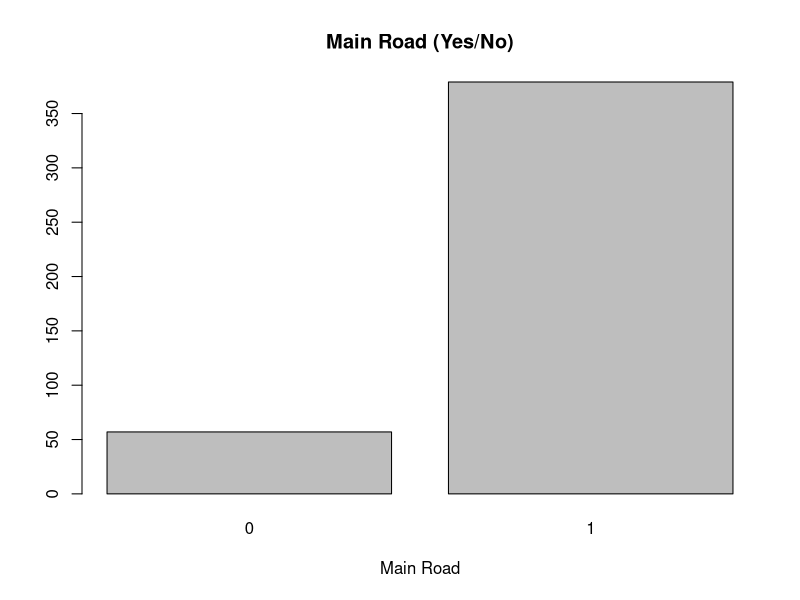
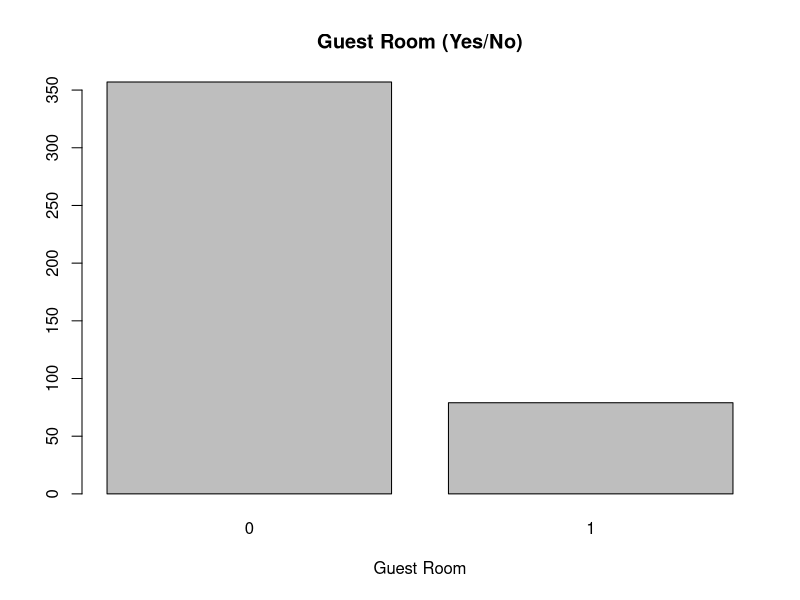
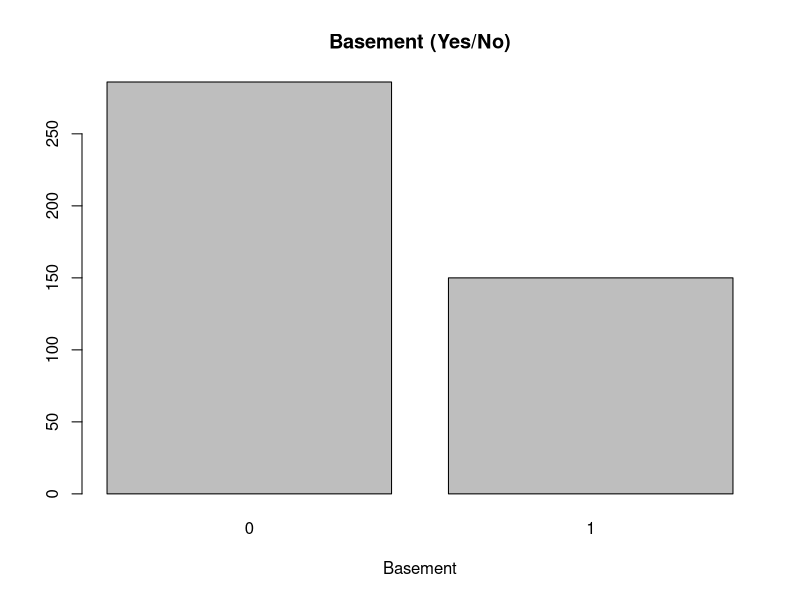
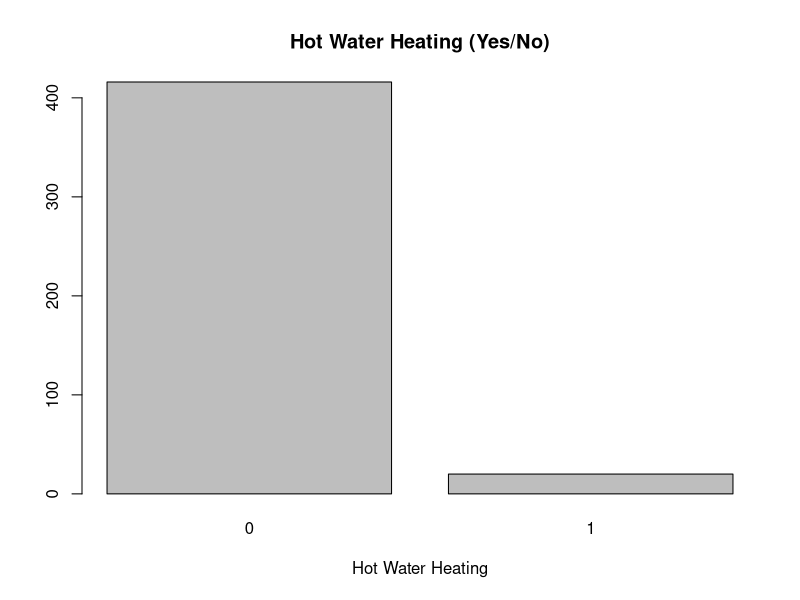
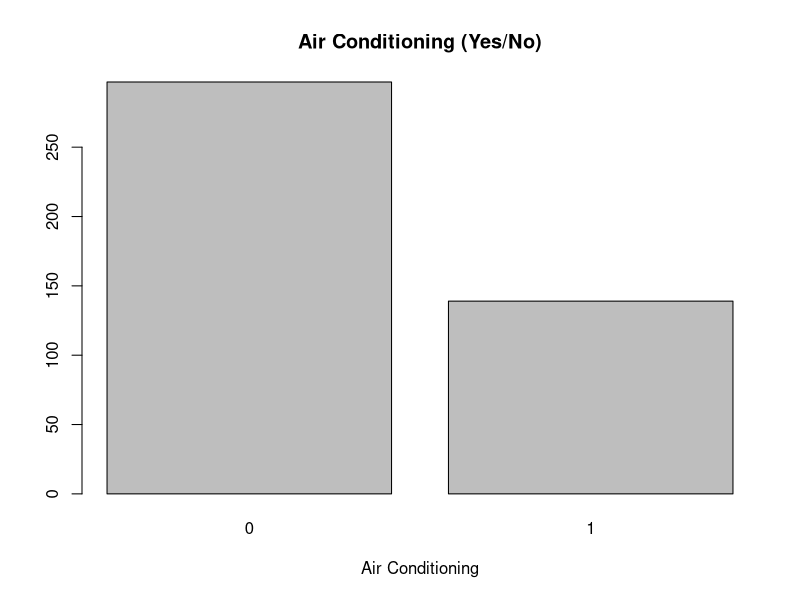
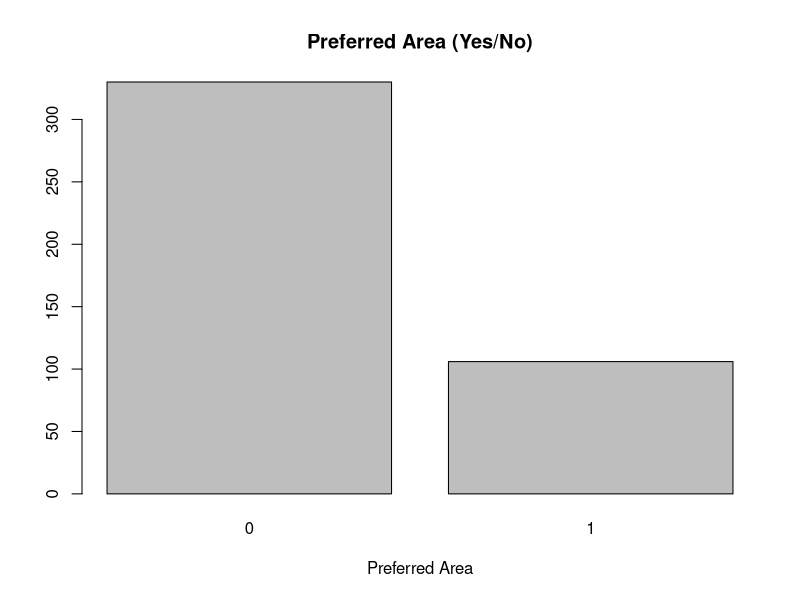
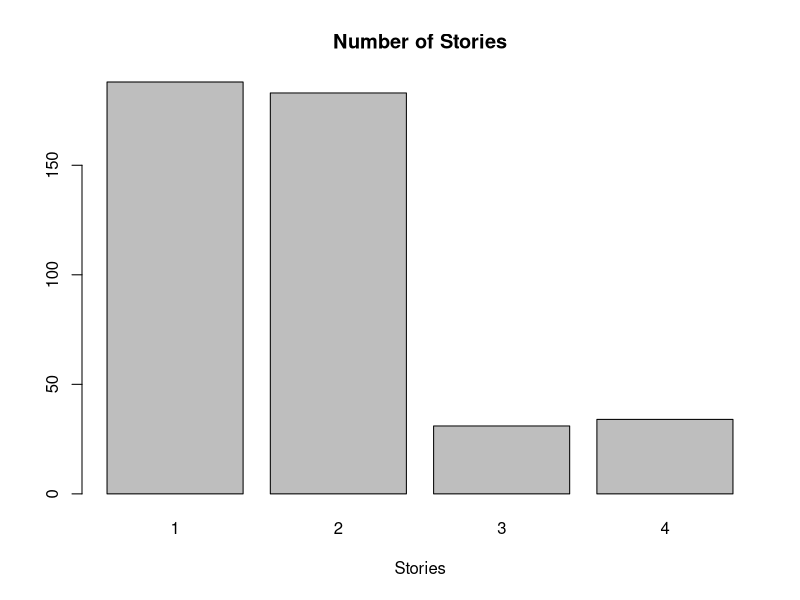
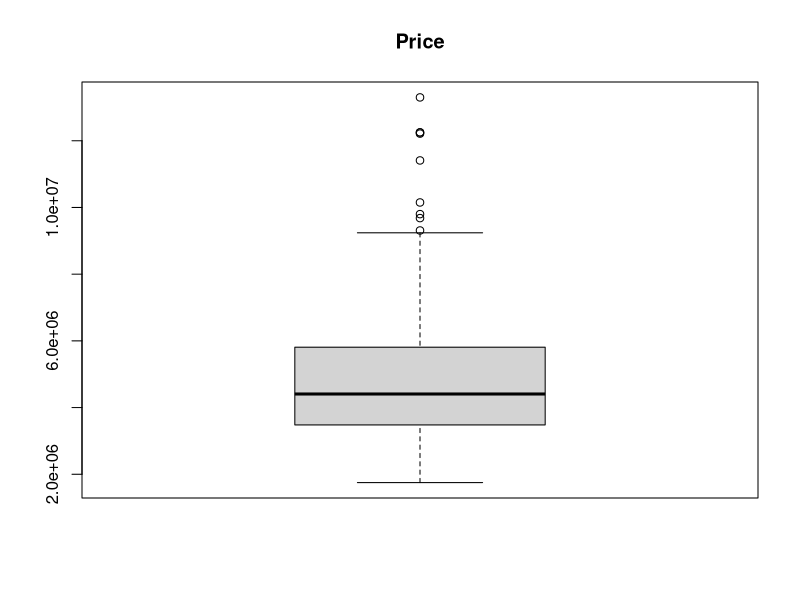

Write R code to recreate these figures, in order.
# ---- TRAINING DATA ----

# Read and Clean Training Data
train_df = read.csv("Housing_train.csv")
head(train_df)

# Check for missing data
sum(is.na(train_df))

# Checking data types
str(train_df)

# Binary values conversion
train_df$mainroad = as.numeric(train_df$mainroad == "yes")
train_df$guestroom = as.numeric(train_df$guestroom == "yes")
train_df$basement = as.numeric(train_df$basement == "yes")
train_df$hotwaterheating = as.numeric(train_df$hotwaterheating == "yes")
train_df$airconditioning = as.numeric(train_df$airconditioning == "yes")
train_df$prefarea = as.numeric(train_df$prefarea == "yes")

# Dummy encoding
train_df$furnishingstatus = factor(train_df$furnishingstatus,
                        levels=c("unfurnished", "semi-furnished", "furnished"))
contr.treatment(levels(train_df$furnishingstatus))
str(train_df)

# Drop index column
train_df = train_df[, !names(train_df) %in% "X"]
str(train_df)

# Descriptive Analysis
summary(train_df)

# ---- TESTING DATA ----

# Clean Testing Data
test_df = read.csv("Housing_test.csv")

# Check for missing data
sum(is.na(test_df))

# Binary values conversion
test_df$mainroad = as.numeric(test_df$mainroad == "yes")
test_df$guestroom = as.numeric(test_df$guestroom == "yes")
test_df$basement = as.numeric(test_df$basement == "yes")
test_df$hotwaterheating = as.numeric(test_df$hotwaterheating == "yes")
test_df$airconditioning = as.numeric(test_df$airconditioning == "yes")
test_df$prefarea = as.numeric(test_df$prefarea == "yes")

# Dummy encoding
test_df$furnishingstatus = factor(test_df$furnishingstatus,
                        levels=c("unfurnished", "semi-furnished", "furnished"))

# Drop index column
test_df = test_df[, !names(test_df) %in% "X"]

str(test_df)

# ---- Univariate Analysis ----

# Summary statistics for numeric variables
summary(train_df[c("price", "area", "bathrooms", "stories", "parking")])

# Frequency table for categorical variables
table(train_df$mainroad)
table(train_df$guestroom)
table(train_df$basement)
table(train_df$hotwaterheating)
table(train_df$airconditioning)
table(train_df$prefarea)

# Bar plot for categorical variables
barplot(table(train_df$mainroad), main="Main Road (Yes/No)", xlab="Main Road")
barplot(table(train_df$guestroom), main="Guest Room (Yes/No)", xlab="Guest Room")
barplot(table(train_df$basement), main="Basement (Yes/No)", xlab="Basement")
barplot(table(train_df$hotwaterheating), main="Hot Water Heating (Yes/No)", xlab="Hot Water Heating")
barplot(table(train_df$airconditioning), main="Air Conditioning (Yes/No)", xlab="Air Conditioning")
barplot(table(train_df$prefarea), main="Preferred Area (Yes/No)", xlab="Preferred Area")

# Bar plot for ordinal variable
barplot(table(train_df$stories), main="Number of Stories", xlab="Stories")

# Box plot for numeric variables
boxplot(train_df$price, main="Price")
boxplot(train_df$area, main="Area")
boxplot(train_df$bathrooms, main="Number of Bathrooms")
boxplot(train_df$parking, main="Number of Parking Spaces")


# ---- Bivariate Analysis ----

# Load required libraries
library(ggplot2)
library(reshape2)

# Select only numeric variables
numeric_vars <- train_df[, sapply(train_df, is.numeric)]

# Create correlation matrix
corr_matrix <- cor(numeric_vars)

# Convert correlation matrix to long format
corr_df <- reshape2::melt(corr_matrix)

# Create heatmap with numbers
ggplot(corr_df, aes(x=Var1, y=Var2, fill=value, label=round(value, 2))) +
  geom_tile() +
  scale_fill_gradient(low = "white", high = "red") +
  geom_text(size=3, color="black") +
  theme_minimal()

# Now create Scatter Plots for the pairs of features having significant correlations.


# Select significant correlations
sig_corrs <- subset(reshape2::melt(corr_matrix), abs(value) > 0.38 & Var1 != Var2)
sig_corrs

#Scatterplot to visualize relationship between Area and Price
ggplot(train_df, aes(x = area, y = price)) +
  geom_point() +
  labs(x = "Area", y = "Price") +
  theme_minimal()

ggplot(train_df, aes(x = bathrooms, y = price)) +
  geom_point() +
  labs(x = "Bathrooms", y = "Price") +
  theme_minimal()


ggplot(train_df, aes(x = stories, y = price)) +
  geom_point() +
  labs(x = "Stories", y = "Price") +
  theme_minimal()

ggplot(train_df, aes(x = airconditioning, y = price)) +
  geom_point() +
  labs(x = "Air Conditioning", y = "Price") +
  theme_minimal()

ggplot(train_df, aes(x = parking, y = price)) +
  geom_point() +
  labs(x = "Parking", y = "Price") +
  theme_minimal()

ggplot(train_df, aes(x = bathrooms, y = bedrooms)) +
  geom_point() +
  labs(x = "Bathrooms", y = "Bedrooms") +
  theme_minimal()

ggplot(train_df, aes(x = stories, y = bedrooms)) +
  geom_point() +
  labs(x = "Stories", y = "Bedrooms") +
  theme_minimal()

ggplot(train_df, aes(x = price, y = airconditioning)) +
  geom_point() +
  labs(x = "price", y = "air conditioning") +
  theme_minimal()



# ---- Model Building ----

# OLS model
model <- lm(price ~ ., data = train_df)
summary(model)

# Iteratively remove insignificant parameters
max_p_value <- 0.05

is_insignificant <- function(model) {
  p_values <- summary(model)$coefficients[,"Pr(>|t|)"]
  any(p_values[-1] > max_p_value)
}

while (is_insignificant(model)) {
  coef_summary <- summary(model)$coefficients
  p_values <- coef_summary[,"Pr(>|t|)"]
  max_p_index <- which.max(p_values[-1]) + 1
  insignificant_var <- rownames(coef_summary)[max_p_index]
  
  if (length(insignificant_var) > 0) {
    message("Removing ", insignificant_var)
    model <- update(model, as.formula(paste("~ . -", insignificant_var)))
  } else {
    break
  }
}

# Final model summary
summary(model)

# R2 and Adjusted R2 values
r_squared <- summary(model)$r.squared
adjusted_r_squared <- summary(model)$adj.r.squared

cat("R2: ", r_squared, "\n")
cat("Adjusted R2: ", adjusted_r_squared, "\n")
